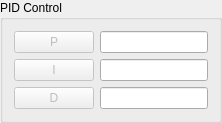
    <widget class="QGroupBox" name="groupBox">
     <property name="sizePolicy">
      <sizepolicy hsizetype="Preferred" vsizetype="Fixed">
       <horstretch>0</horstretch>
       <verstretch>0</verstretch>
      </sizepolicy>
     </property>
     <property name="title">
      <string>PID Control</string>
     </property>
     <layout class="QVBoxLayout" name="verticalLayout_5">
      <item>
       <layout class="QHBoxLayout" name="horizontalLayout_7">
        <item>
         <widget class="QPushButton" name="pButton">
          <property name="enabled">
           <bool>false</bool>
          </property>
          <property name="sizePolicy">
           <sizepolicy hsizetype="Fixed" vsizetype="Fixed">
            <horstretch>0</horstretch>
            <verstretch>0</verstretch>
           </sizepolicy>
          </property>
          <property name="text">
           <string>P</string>
          </property>
         </widget>
        </item>
        <item>
         <widget class="QLineEdit" name="pLineEdit">
          <property name="sizePolicy">
           <sizepolicy hsizetype="Preferred" vsizetype="Fixed">
            <horstretch>0</horstretch>
            <verstretch>0</verstretch>
           </sizepolicy>
          </property>
         </widget>
        </item>
       </layout>
      </item>
      <item>
       <layout class="QHBoxLayout" name="horizontalLayout_9">
        <item>
         <widget class="QPushButton" name="iButton">
          <property name="enabled">
           <bool>false</bool>
          </property>
          <property name="sizePolicy">
           <sizepolicy hsizetype="Fixed" vsizetype="Fixed">
            <horstretch>0</horstretch>
            <verstretch>0</verstretch>
           </sizepolicy>
          </property>
          <property name="text">
           <string>I</string>
          </property>
         </widget>
        </item>
        <item>
         <widget class="QLineEdit" name="iLineEdit">
          <property name="sizePolicy">
           <sizepolicy hsizetype="Preferred" vsizetype="Fixed">
            <horstretch>0</horstretch>
            <verstretch>0</verstretch>
           </sizepolicy>
          </property>
         </widget>
        </item>
       </layout>
      </item>
      <item>
       <layout class="QHBoxLayout" name="horizontalLayout_8">
        <item>
         <widget class="QPushButton" name="dButton">
          <property name="enabled">
           <bool>false</bool>
          </property>
          <property name="sizePolicy">
           <sizepolicy hsizetype="Fixed" vsizetype="Fixed">
            <horstretch>0</horstretch>
            <verstretch>0</verstretch>
           </sizepolicy>
          </property>
          <property name="text">
           <string>D</string>
          </property>
         </widget>
        </item>
        <item>
         <widget class="QLineEdit" name="dLineEdit">
          <property name="sizePolicy">
           <sizepolicy hsizetype="Preferred" vsizetype="Fixed">
            <horstretch>0</horstretch>
            <verstretch>0</verstretch>
           </sizepolicy>
          </property>
         </widget>
        </item>
       </layout>
      </item>
     </layout>
    </widget>
